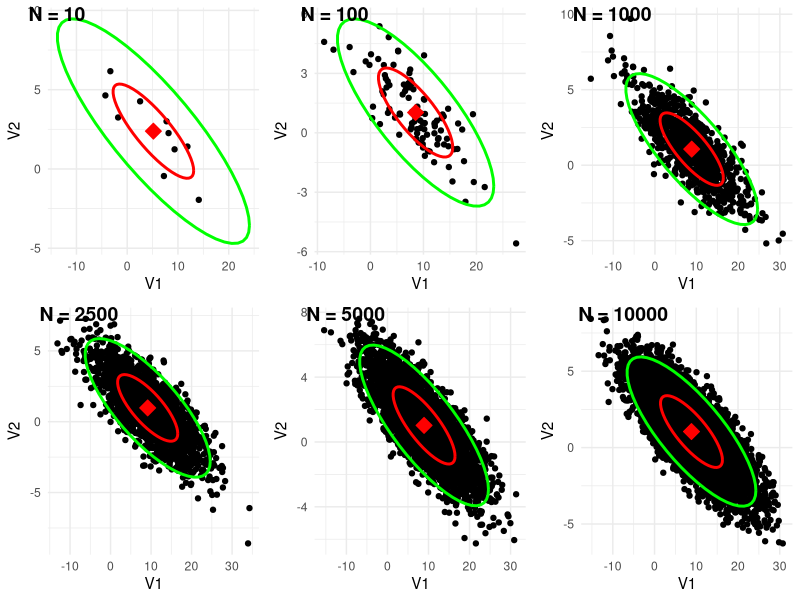
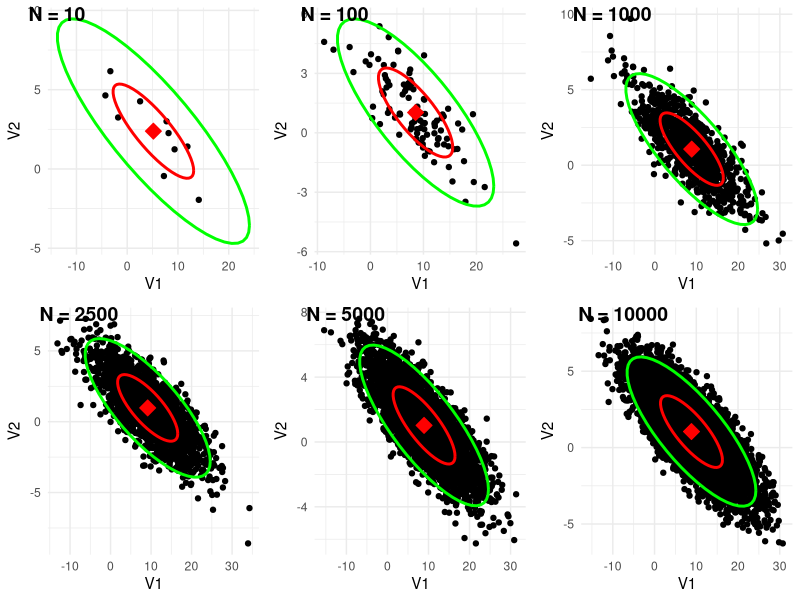
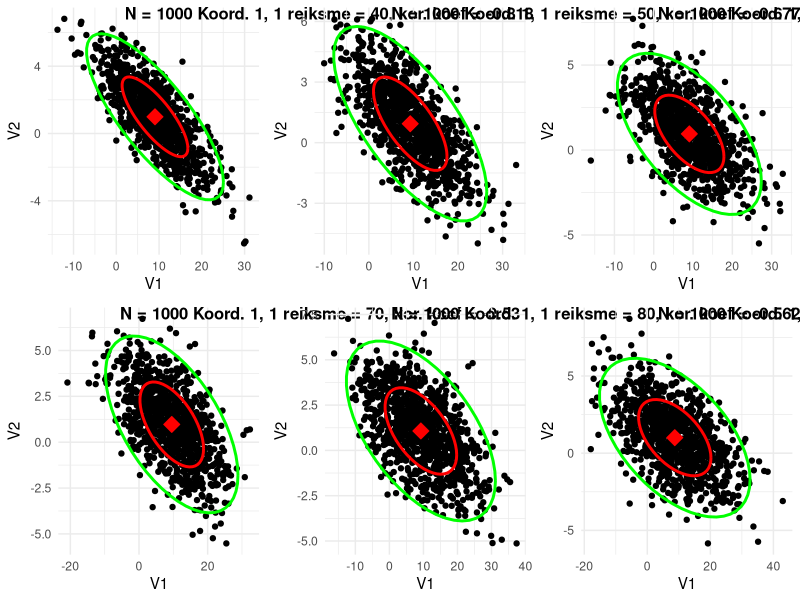
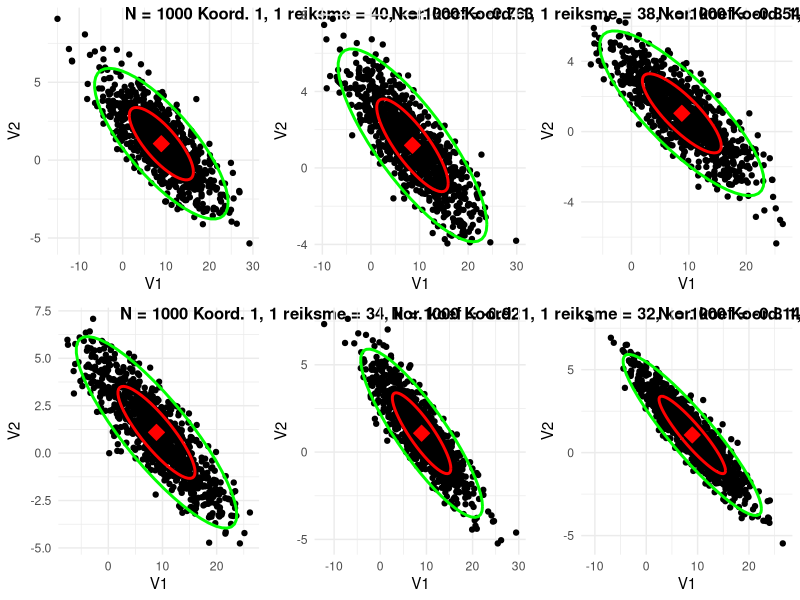
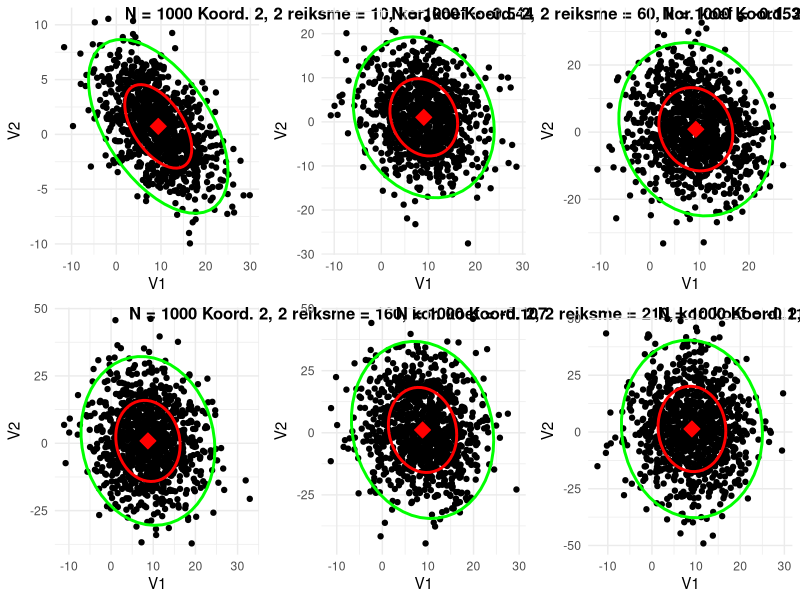
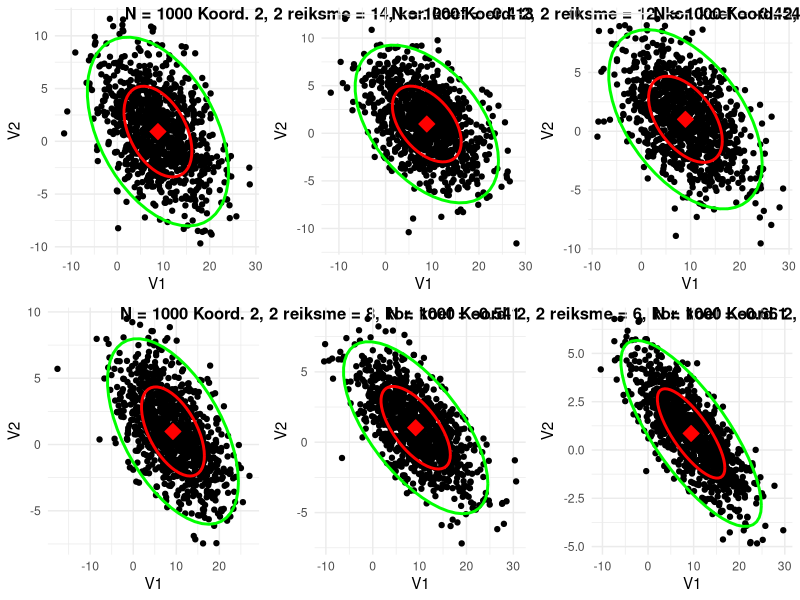
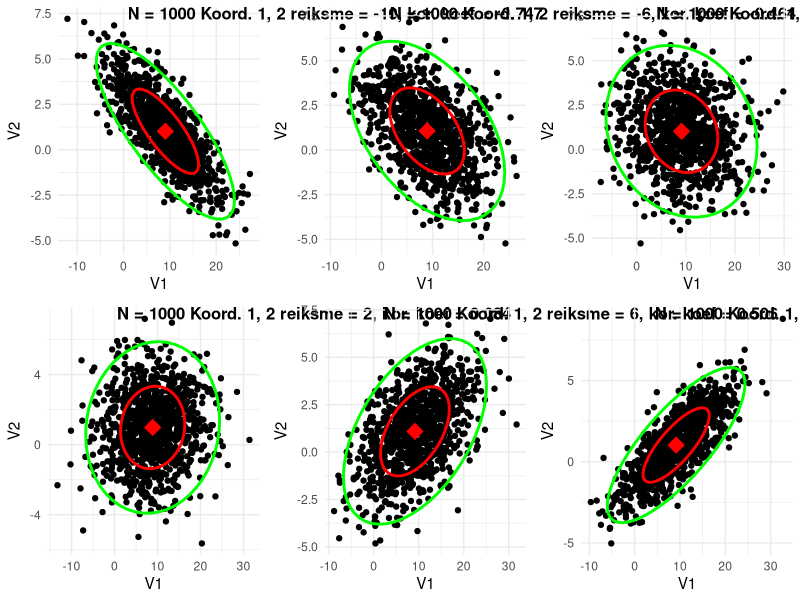
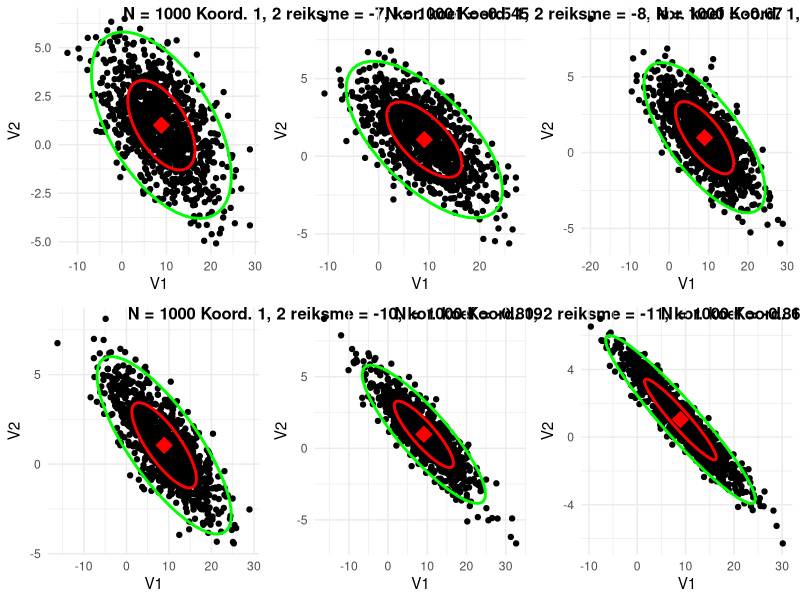

The R source for these figures, in order:
## ---- chunk 1
knitr::opts_chunk$set(echo = TRUE)
## ---- chunk 2
#1.Realizuokite dvimačio Gauso atsitiktinių dydžių generavimo funkciją, kuri generuotų dydžius su vidurkiu M ir kovariacine matrica R (žr. variantų lentelę). Ši funkcija gali naudotis tik vienamačio standartinio Gauso atsitiktinio dydžio generatoriumi rnorm(n). Tolimesnei užduočiai naudokite šią savo sudarytą funkciją.

# 6 variantas - Vytautas Kraujalis
set.seed(6)

# Duoti vidurkiai
mu1 <- 9
mu2 <- 1

M <- c(mu1, mu2)

# Duota sigma matrica
R <- matrix(
   c(
      40, -10,
      -10, 4
   ),
   nrow = 2, ncol = 2
)

# -- 1 --

# Funkcija, kurios argumentai: N - imties dydis, M - Vidurkiu matrica, R - Kovariacine matrica. Funkcija grazina dvimati normaluji a.d. matricos pavidalus 2*N
DvimatisGausoAD <- function(N, M, R){
   # Cholesky dekompozicija
   
   # Transponuota cholesky dekompozicija
   Chol = t(chol(R))
   
   # Generuojam normaliuosius vienmacius a.d.
   Z = matrix(
      rnorm(2 * N),
      nrow = 2, ncol = N
   )
   DvimatisGauso = t(Chol %*% Z) +
      matrix(
         rep(M, N),
         byrow = T, ncol = 2
      )
   return(DvimatisGauso)
}

# -------
# -- 2 --

# Imties dydziu vektorius, su kuriais darysime bandymus
N <- c(10, 100, 1000, 10000)

print("Tikra kovariacine matrica:")
R

for(i in 1:length(N)){
   print(paste0("Kovariacine matrica, kai N = ", N[i]))
   print(round(cov(DvimatisGausoAD(N[i], M, R)), 1))
}

print("Tikri vidurkiai:")
M

for(i in 1:length(N)){
   print(paste0("Vidurkiai, kai N = ", N[i]))
   print(round(colMeans(DvimatisGausoAD(N[i], M, R)), 1))
}

# -------
# -- 3 --

library(ggplot2)
library(dplyr)

#Grafiko brezimas
BreztiSklaidosDiagrama <- function(DvimatisGausas){
   DvimatisGausas <- as.data.frame(DvimatisGausas)
   # Apskaiciuojam empirinius vidurkius, naudosime tasko padejimui sklaidos diagramoje
   EmpiriniaiVidurkiai <- DvimatisGausas %>% 
      summarise_all(mean)
   # Breziame a.d. sklaidos diagrame, elipsines kreives 95% ir 50% tiketinoms reiksmems ir empirinio vidurkio vieta
   ggplot(DvimatisGausas, aes(x = V1, y = V2)) +
      geom_point() +
      stat_ellipse(level = 0.5, color = "red", type = "norm", size = 1) +
      stat_ellipse(level = 0.95, color = "green", type = "norm", size = 1) +
      geom_point(data = EmpiriniaiVidurkiai, size = 4, color = "red", shape = 23, fill = "red") +
      theme_minimal()
}

# Kuomet keiciam imties dydi N
N <- c(10, 100, 1000, 2500, 5000, 10000)
DvimaciaiGauso <- list(
   DvimatisGausoAD(N[1], M, R),
   DvimatisGausoAD(N[2], M, R),
   DvimatisGausoAD(N[3], M, R),
   DvimatisGausoAD(N[4], M, R),
   DvimatisGausoAD(N[5], M, R),
   DvimatisGausoAD(N[6], M, R)
)
Labels <- list()
for(i in 1:length(N)){
   Labels[[i]] <- paste0("N = ", N[i])
}

cowplot::plot_grid(
   BreztiSklaidosDiagrama(DvimatisGausoAD(N[1], M, R)), 
   BreztiSklaidosDiagrama(DvimatisGausoAD(N[2], M, R)), 
   BreztiSklaidosDiagrama(DvimatisGausoAD(N[3], M, R)),
   BreztiSklaidosDiagrama(DvimatisGausoAD(N[4], M, R)),
   BreztiSklaidosDiagrama(DvimatisGausoAD(N[5], M, R)),
   BreztiSklaidosDiagrama(DvimatisGausoAD(N[6], M, R)),
   labels = Labels)
ggsave(paste0("Lab1_Grafikas_PagalN.png"), device = "png", width = 14, height = 7)

# Funkcija keisti parametrus ir brezti sklaidos diagrama
# PirmaKoord ir AntraKoord - koordinates, kuriu parametrus keisime; ReiksmeNuo - Koordinates reikmes, kuri bus pradiniu momentu; ReiksmesDidinimas - keliais vienetais didinsime koordinates reiksme; KiekReiksmiu - kiek susigeneruosime reiksmiu (grafikas nubres max 6); N - Imties dydis N
KeiciamParametrus <- function(PirmaKoord, AntraKoord, ReiksmeNuo, ReiksmesDidinimas, KiekReiksmiu, N){
   DvimaciaiGauso <- list()
   # Kovariacine matrica, kuri kiekvienos iteracijos metu igys nauja parametro reiksme
   KovariacineMatrica <- R
   # Isisaugosime koreliacijos koeficientus
   Koreliacijos <- NULL
   # Koordinates parametru reiksmes, kurias testuosime
   koordinate <- seq(ReiksmeNuo, by = ReiksmesDidinimas, length.out = KiekReiksmiu)
   for(i in 1:KiekReiksmiu){
      KovariacineMatrica[PirmaKoord, AntraKoord] <- koordinate[i]
      DvimaciaiGauso[[i]] <- DvimatisGausoAD(N, M, KovariacineMatrica)
      print(KovariacineMatrica)
      # Patikriname, ar tikrines reiksmes yra >= 0
      print(eigen(KovariacineMatrica)$values >= 0)
      # Apskaiciuojame ir issisaugome koreliacijos koeficienta
      Koreliacijos <- c(Koreliacijos, round(cov(DvimaciaiGauso[[i]][,1], DvimaciaiGauso[[i]][,2]) / ( sqrt(KovariacineMatrica[1,1]) * sqrt(KovariacineMatrica[2,2]) ), 3))
      print(Koreliacijos[i])
   
   }
   Labels <- list()
   for(i in 1:KiekReiksmiu){
      Labels[[i]] <- paste0("N = ", N, " Koord. ", PirmaKoord, ", ", AntraKoord, " reiksme = ", koordinate[i], ", kor. koef = ", Koreliacijos[i])
   }
   cowplot::plot_grid(
      BreztiSklaidosDiagrama(DvimaciaiGauso[[1]]), 
      BreztiSklaidosDiagrama(DvimaciaiGauso[[2]]), 
      BreztiSklaidosDiagrama(DvimaciaiGauso[[3]]),
      BreztiSklaidosDiagrama(DvimaciaiGauso[[4]]),
      BreztiSklaidosDiagrama(DvimaciaiGauso[[5]]),
      BreztiSklaidosDiagrama(DvimaciaiGauso[[6]]),
      labels = Labels,
      label_size = 12,
      label_x = -0.3)
   ggsave(paste0("Lab1_Grafikas_",paste(PirmaKoord,AntraKoord,ReiksmeNuo,ReiksmesDidinimas,KiekReiksmiu, sep = "_"), ".png"), device = "png", width = 14, height = 7)
}

# Kuomet didinam kovariacines matricos 1,1 koordinate
KeiciamParametrus(1, 1, 40, 10, 6, 1000)

# Kuomet mazinam kovariacines matricos 1,1 koordinate
KeiciamParametrus(1, 1, 40, -2, 6, 1000)

# Kuomet didinam kovariacines matricos 2,2 koordinate
KeiciamParametrus(2, 2, 10, 50, 6, 1000)

# Kuomet mazinam kovariacines matricos 2,2 koordinate
KeiciamParametrus(2, 2, 14, -2, 6, 1000)

# Kuomet didinam kovariacines matricos 1,2 koordinate
KeiciamParametrus(1, 2, -10, 4, 6, 1000)

# Kuomet mazinam kovariacines matricos 1,2 koordinate
KeiciamParametrus(1, 2, -7, -1, 6, 1000)

# Kuomet didinam kovariacines matricos 2,1 koordinate
KeiciamParametrus(2, 1, -10, 4, 6, 1000)

# Kuomet mazinam kovariacines matricos 2,1 koordinate
KeiciamParametrus(2, 1, -7, -1, 6, 1000)

# -------

# Literatura
# https://www.itl.nist.gov/div898/handbook/pmc/section5/pmc542.htm
# https://blog.revolutionanalytics.com/2016/08/simulating-form-the-bivariate-normal-distribution-in-r-1.html
# https://www2.stat.duke.edu/courses/Spring12/sta104.1/Lectures/Lec22.pdf

